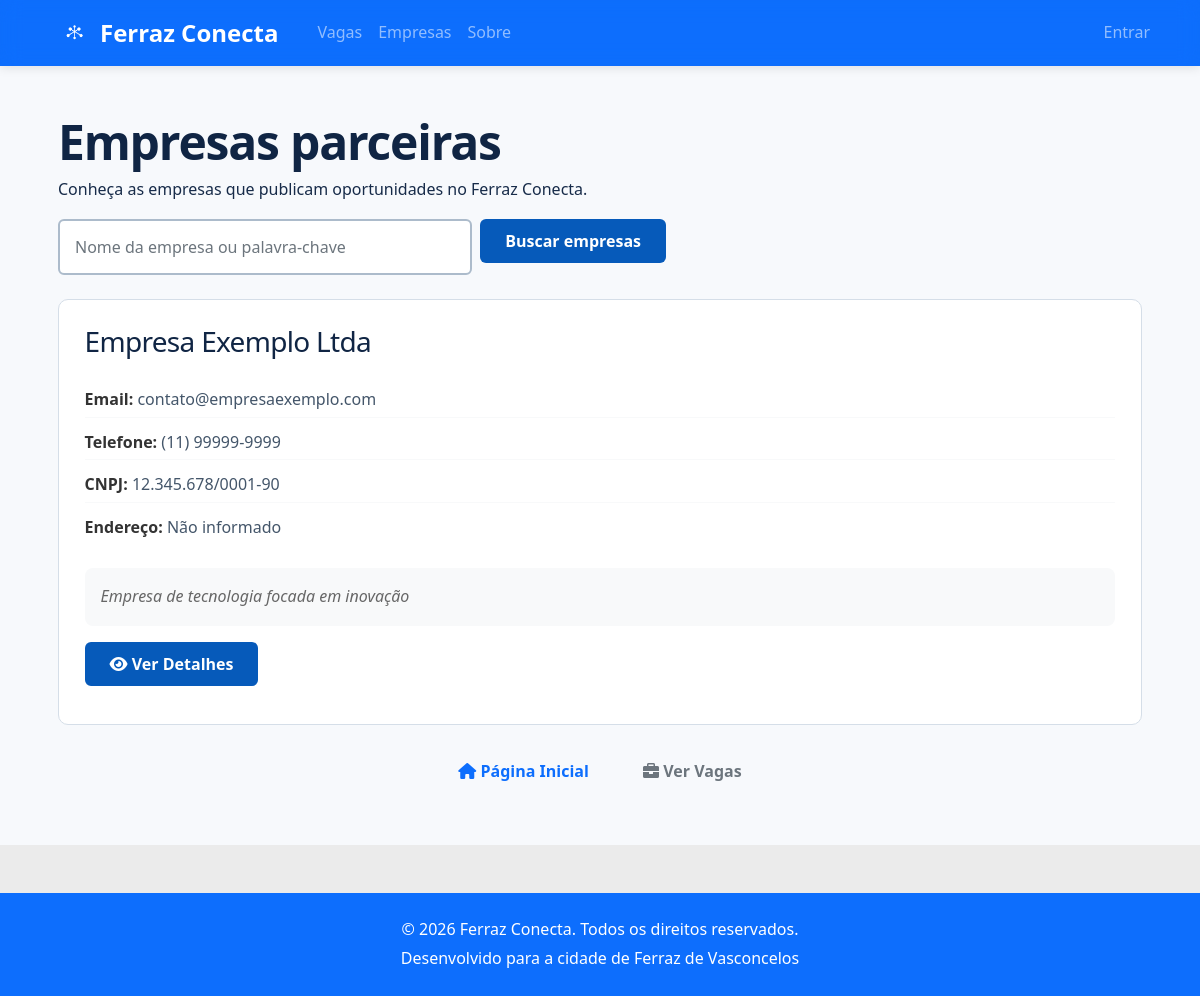
/empresas, run on an earlier commit of the app's database.
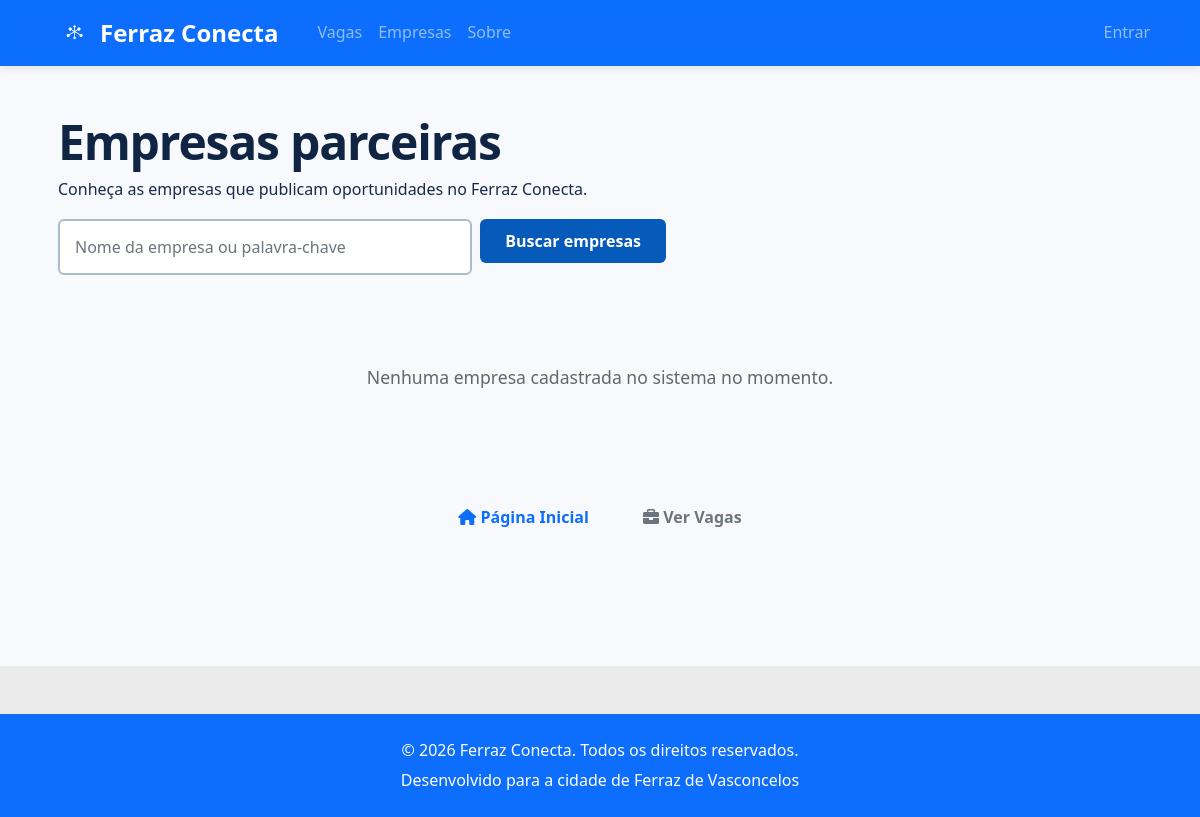
And on a later commit of the database.
### tables this page shows
CREATE TABLE IF NOT EXISTS empresas (
    id INT AUTO_INCREMENT PRIMARY KEY,
    nome VARCHAR(255) NOT NULL,
     
    responsavel VARCHAR(255),
    email VARCHAR(255) NOT NULL UNIQUE,
    senha VARCHAR(255) NOT NULL,
    cnpj VARCHAR(18) UNIQUE,
    telefone VARCHAR(20),
    endereco TEXT,
    endereco_campos TEXT,
    descricao TEXT,
    setor VARCHAR(100),
    website VARCHAR(255),
     
    status ENUM('Ativa', 'Suspensa') NOT NULL DEFAULT 'Ativa',
    created_at TIMESTAMP NOT NULL DEFAULT CURRENT_TIMESTAMP,
    updated_at TIMESTAMP NOT NULL DEFAULT CURRENT_TIMESTAMP ON UPDATE CURRENT_TIMESTAMP
);

### app/Controllers/EmpresaController.php (called while the page is built, shortened)
<?php
class EmpresaController extends Controller
{
    private $empresaModel;
    public function __construct()
    {
        $this->empresaModel = new Empresa();
    }
    public function index()
    {
        $busca = $this->getQuery('busca');
        if ($busca) {
            $empresas = $this->empresaModel->buscarEmpresas($busca);
        } else {
            $empresas = $this->empresaModel->findAll();
        }
        return $this->render('empresa/index', [
            'empresas' => $empresas,
            'busca' => $busca
        ]);
    }
}

### public/index.php (called while the page is built, shortened)
<?php
$router = new Router();
$router->get('/test', 'HomeController@test');
$router->get('/test-footer', 'HomeController@testFooter');
$router->get('/health', 'HealthController@index');
$router->get('/', 'HomeController@index');
$router->get('/sobre', 'HomeController@sobre');
$router->get('/empresas', 'EmpresaController@index');
$router->get('/empresas/{id}', 'EmpresaController@show');
$router->get('/empresas/{id}/logo', 'EmpresaController@logo');
$router->get('/admin/login', 'AdminController@login');
$router->post('/admin/login', 'AdminController@login');
$router->get('/admin/verificacao', 'AdminController@verificacao');
$router->post('/admin/verificacao', 'AdminController@verificacao');
$router->get('/admin', 'AdminController@painel');
$router->get('/admin/denuncias', 'AdminController@denuncias');
$router->post('/admin/denuncias/status', 'AdminController@atualizarDenuncia');
$router->get('/admin/vagas', 'AdminController@vagas');
$router->post('/admin/vagas/inativar', 'AdminController@inativarVaga');
$router->post('/admin/vagas/reativar', 'AdminController@reativarVaga');
$router->get('/admin/usuarios', 'AdminController@usuarios');
$router->post('/admin/usuarios/suspender', 'AdminController@suspenderUsuario');
$router->post('/admin/usuarios/reativar', 'AdminController@reativarUsuario');
$router->get('/admin/categorias', 'AdminController@categorias');
$router->post('/admin/categorias', 'AdminController@salvarCategorias');
$router->post('/admin/categorias/excluir', 'AdminController@excluirCategoria');
$router->get('/admin/suporte', 'AdminController@suporte');
$router->post('/admin/suporte/responder', 'AdminController@responderTicket');
$router->get('/admin/logs', 'AdminController@logs');
$router->get('/admin/administradores', 'AdminController@administradores');
$router->post('/admin/administradores', 'AdminController@cadastrarAdministrador');
$router->get('/login', 'AuthController@login');
$router->post('/login', 'AuthController@login');
$router->get('/login-empresa', 'AuthController@loginEmpresa');
$router->post('/login-empresa', 'AuthController@loginEmpresa');
$router->get('/cadastro', 'AuthController@register');
$router->post('/cadastro', 'AuthController@register');
$router->get('/cadastro-empresa', 'AuthController@registerEmpresa');
$router->post('/cadastro-empresa', 'AuthController@registerEmpresa');
$router->get('/logout', 'AuthController@logout');
$router->post('/confirmar-email/reenviar', 'AuthController@reenviarConfirmacao');
$router->get('/confirmar-email/{token}', 'AuthController@confirmarEmail');
$router->get('/recuperar-senha', 'AuthController@recuperarSenha');
$router->post('/recuperar-senha', 'AuthController@recuperarSenha');
$router->get('/redefinir-senha/{token}', 'AuthController@redefinirSenha');
$router->post('/redefinir-senha/{token}', 'AuthController@redefinirSenha');
$router->get('/vagas', 'VagaController@index');
$router->get('/vagas/criar', 'VagaController@create');
$router->post('/vagas/criar', 'VagaController@create');
$router->post('/vagas/candidatar', 'VagaController@candidatar');
$router->post('/vagas/desistir', 'VagaController@desistir');
$router->post('/vagas/denunciar', 'VagaController@denunciar');
$router->post('/vagas/favoritar', 'VagaController@favoritar');
$router->post('/vagas/desfavoritar', 'VagaController@desfavoritar');
$router->get('/vagas/{id}', 'VagaController@show');
$router->get('/vagas/{id}/editar', 'VagaController@edit');
$router->post('/vagas/{id}/editar', 'VagaController@edit');
$router->post('/vagas/{id}/excluir', 'VagaController@delete');
$router->get('/minhas-candidaturas', 'CandidatoController@minhasCandidaturas');
$router->get('/vagas-favoritas', 'CandidatoController@vagasFavoritas');
$router->get('/vagas-recomendadas', 'CandidatoController@vagasRecomendadas');
$router->get('/notificacoes', 'ContaController@notificacoes');
$router->get('/candidaturas/{id}/conversa', 'ContaController@conversa');
$router->post('/candidaturas/{id}/mensagens', 'ContaController@enviarMensagem');
$router->post('/candidaturas/{id}/avaliacao', 'ContaController@avaliar');
$router->get('/suporte', 'ContaController@suporte');
$router->post('/suporte', 'ContaController@suporte');
$router->get('/meus-dados/exportar', 'ContaController@exportarDados');
$router->get('/perfil', 'CandidatoController@perfil');
$router->post('/perfil/atualizar', 'CandidatoController@atualizarPerfil');
$router->get('/perfil/curriculo', 'CandidatoController@baixarCurriculo');
$router->post('/perfil/curriculo', 'CandidatoController@enviarCurriculo');
$router->post('/perfil/curriculo/remover', 'CandidatoController@removerCurriculo');
$router->get('/perfil/carta', 'CandidatoController@baixarCarta');
$router->post('/perfil/carta', 'CandidatoController@enviarCarta');
$router->post('/perfil/carta/remover', 'CandidatoController@removerCarta');
$router->get('/painel-empresa', 'EmpresaController@painel');
$router->get('/empresa/perfil', 'EmpresaController@perfil');
$router->post('/empresa/perfil', 'EmpresaController@atualizarPerfil');
$router->post('/empresa/perfil/logo', 'EmpresaController@enviarLogo');
$router->get('/empresa/vagas', 'EmpresaController@minhasVagas');
$router->get('/empresa/vagas/{vagaId}/candidatos/{candidatoId}/curriculo', 'EmpresaController@baixarCurriculoCandidato');
$router->get('/empresa/vagas/{vagaId}/candidatos/{candidatoId}/carta', 'EmpresaController@baixarCartaCandidato');
$router->get('/empresa/relatorio', 'EmpresaController@relatorio');
$router->get('/empresa/vagas/{id}/candidatos', 'EmpresaController@candidatosVaga');
$router->post('/empresa/candidatos/status', 'EmpresaController@atualizarStatusCandidato');
$router->post('/empresa/candidatos/remover', 'EmpresaController@removerCandidato');
$router->post('/empresa/entrevistas/agendar', 'EmpresaController@agendarEntrevista');
$router->post('/empresa/entrevistas/cancelar', 'EmpresaController@cancelarEntrevista');
$router->post('/empresa/entrevistas/finalizar', 'EmpresaController@finalizarEntrevista');
$router->get('/api/vagas', 'VagaController@apiIndex');
$method = $_SERVER['REQUEST_METHOD'];
$uri = $_SERVER['REQUEST_URI'];
$router->dispatch($method, $uri);

### config/database.php (called while the page is built, shortened)
<?php
$obrigatorias = ['DB_HOST', 'DB_NAME', 'DB_USER', 'DB_PASS'];
$valores = [];
$faltando = [];
foreach ($obrigatorias as $nome) {
    $valores[$nome] = ferraz_env($nome);
}
return [
    'host'     => $valores['DB_HOST'],
    'port'     => (int) ferraz_env('DB_PORT', 3306),
    'database' => $valores['DB_NAME'],
    'username' => $valores['DB_USER'],
    'password' => $valores['DB_PASS'],
    'charset'  => 'utf8mb4',
    'ssl_ca'   => ferraz_env('DB_SSL_CA'),
];

### app/helpers.php (called while the page is built, shortened)
<?php
if (!function_exists('ferraz_env')) {
    function ferraz_env($chave, $padrao = null)
    {
        $valor = $_ENV[$chave] ?? $_SERVER[$chave] ?? getenv($chave);
        return $valor;
    }
}

### app/Models/Database.php (called while the page is built, shortened)
<?php
class Database
{
    private static $instance = null;
    private $connection;
    private function __construct()
    {
        $config = require __DIR__ . '/../../config/database.php';
        try {
            $dsn = "mysql:host={$config['host']};port={$config['port']};dbname={$config['database']};charset={$config['charset']}";
            $options = [
                PDO::ATTR_ERRMODE => PDO::ERRMODE_EXCEPTION,
                PDO::ATTR_DEFAULT_FETCH_MODE => PDO::FETCH_ASSOC,
                PDO::ATTR_EMULATE_PREPARES => false,
                PDO::MYSQL_ATTR_INIT_COMMAND => "SET NAMES utf8mb4 COLLATE utf8mb4_unicode_ci, time_zone = '" . date('P') . "'",
                PDO::MYSQL_ATTR_FOUND_ROWS => true,
                PDO::ATTR_PERSISTENT => false,
            ];
            $sslCa = $config['ssl_ca'] ?? null;
            $this->connection = new PDO($dsn, $config['username'], $config['password'], $options);
        } catch (PDOException $e) {
            throw new \Exception("Erro na conexão com o banco de dados: " . $e->getMessage());
        }
    }
    public static function getInstance()
    {
        if (self::$instance === null) {
            self::$instance = new self();
        }
        return self::$instance;
    }
    public function query($sql, $params = [])
    {
        $stmt = $this->connection->prepare($sql);
        $stmt->execute($params);
        return $stmt;
    }
    public function fetchAll($sql, $params = [])
    {
        return $this->query($sql, $params)->fetchAll();
    }
}

### app/Models/Model.php (called while the page is built, shortened)
<?php
abstract class Model
{
    protected $db;
    protected $table;
    public function __construct()
    {
        $this->db = Database::getInstance();
    }
    public function findAll()
    {
        $sql = "SELECT * FROM {$this->table}";
        return $this->db->fetchAll($sql);
    }
}

### app/Views/empresa/index.php (the view, shortened to what the rows shown need)
<?php
$title = 'Empresas - Ferraz Conecta';
?>
<div class="container fc-directory">
    <header>
        <h1>Empresas parceiras</h1>
        <p>Conheça as empresas que publicam oportunidades no Ferraz Conecta.</p>
        <form action="/empresas" method="get" class="fc-directory-search">
            <input id="busca-empresa" type="search" name="busca" class="form-control" placeholder="Nome da empresa ou palavra-chave" value="<?= htmlspecialchars($busca ?? '') ?>">
            <button type="submit" class="btn btn-primary">Buscar empresas</button>
        </form>
    </header>
<div class="cards-container">
    <?php if (!empty($empresas)): ?>
        <?php foreach ($empresas as $empresa): ?>
            <div class="empresa-card">
                <div class="empresa-header">
                    <h3><?= htmlspecialchars($empresa['nome'] ?? '') ?></h3>
                </div>
                <ul class="empresa-info">
                    <li><strong>Email:</strong> <?= htmlspecialchars($empresa['email'] ?? '') ?></li>
                    <li><strong>Telefone:</strong> <?= htmlspecialchars($empresa['telefone'] ?? 'Não informado') ?></li>
                    <li><strong>CNPJ:</strong> <?= htmlspecialchars($empresa['cnpj'] ?? 'Não informado') ?></li>
                    <li><strong>Endereço:</strong> <?= htmlspecialchars($empresa['endereco'] ?? 'Não informado') ?></li>
                </ul>
                <?php if (!empty($empresa['descricao'])): ?>
                    <div class="empresa-descricao">
                        <?= htmlspecialchars(substr($empresa['descricao'], 0, 150)) ?><?= strlen($empresa['descricao']) > 150 ? '...' : '' ?>
                    </div>
                <?php endif; ?>
                <div class="mt-3">
                    <a href="/empresas/<?= $empresa['id'] ?? '' ?>" class="btn btn-primary">
                        <i class="fas fa-eye"></i> Ver Detalhes
                    </a>
                </div>
            </div>
        <?php endforeach; ?>
    <?php endif; ?>
</div>
<div class="text-center mt-4">
    <a href="/" class="btn btn-outline-primary">
        <i class="fas fa-home"></i> Página Inicial
    </a>
    <a href="/vagas" class="btn btn-outline-secondary">
        <i class="fas fa-briefcase"></i> Ver Vagas
    </a>
</div>
</div>

### app/Router.php (shortened to what the rows shown need)
<?php
class Router
{
    private $routes = [];
    public function addRoute($method, $path, $handler)
    {
        $this->routes[] = [
            'method' => $method,
            'path' => $path,
            'handler' => $handler
        ];
    }
    public function dispatch($method, $uri)
    {
        try {
            $uri = parse_url($uri, PHP_URL_PATH);
            foreach ($this->routes as $route) {
                if ($route['method'] === $method && $this->matchPath($route['path'], $uri)) {
                    $result = $this->executeHandler($route['handler'], $this->extractParams($route['path'], $uri));
                    if ($result !== null) {
                        echo $result;
                    }
                    return;
                }
            }
        } catch (\Exception $e) {
            http_response_code(500);
            echo "<h1>Erro Interno</h1>";
            echo "<p>Erro: " . $e->getMessage() . "</p>";
            echo "<p>Arquivo: " . $e->getFile() . "</p>";
            echo "<p>Linha: " . $e->getLine() . "</p>";
        }
    }
    private function matchPath($routePath, $uri)
    {
        $routePattern = preg_replace('/\{([^}]+)\}/', '([^/]+)', $routePath);
        $routePattern = '#^' . $routePattern . '$#';
        return preg_match($routePattern, $uri);
    }
    private function extractParams($routePath, $uri)
    {
        $params = [];
        $routeParts = explode('/', trim($routePath, '/'));
        return $params;
    }
    private function executeHandler($handler, $params)
    {
        try {
            if (is_string($handler)) {
                $parts = explode('@', $handler);
                $controllerClass = "App\\Controllers\\{$parts[0]}";
                $method = $parts[1];
                $controller = new $controllerClass();
                return call_user_func_array([$controller, $method], array_values($params));
            }
            throw new \Exception("Handler inválido");
        } catch (\Exception $e) {
            throw new \Exception("Erro ao executar handler: " . $e->getMessage());
        }
    }
}

What changed in the data, as far as the page shows it:
removed empresas: nome "Empresa Exemplo Ltda", email "contato@empresaexemplo.com", telefone "(11) 99999-9999", cnpj "12.345.678/0001-90", endereco "Não informado", descricao "Empresa de tecnologia focada em inovação"
Also different on the page:
new list line: "Nenhuma empresa cadastrada no sistema no momento."
